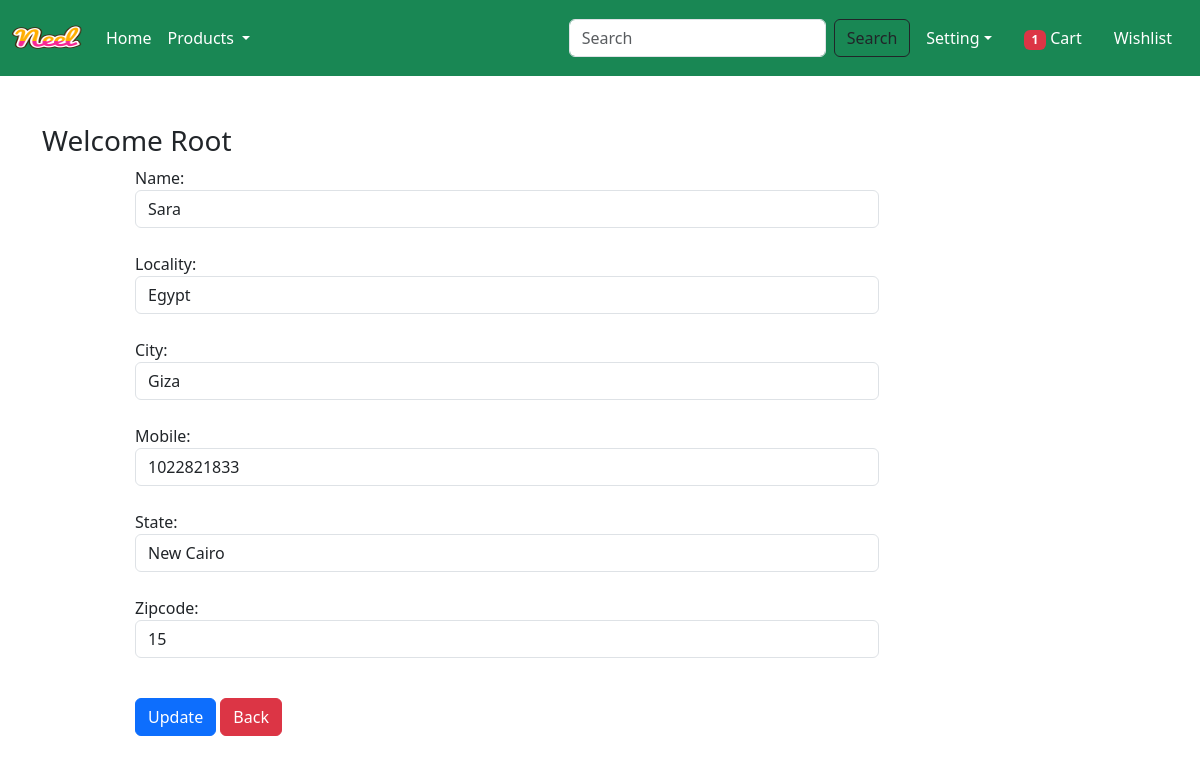
Screenshot of /updateAddress/1 (signed in) with the database file from the repository.
### app/models.py (models this page shows, shortened)
class Customer(models.Model):
    user = models.ForeignKey(User, on_delete=models.CASCADE)
    name = models.CharField(max_length=200)
    locality = models.CharField(max_length=200)
    city = models.CharField(max_length=50)
    mobile = models.IntegerField(default=0)
    zipcode = models.IntegerField()
    state = models.CharField(choices=STATE_CHOICES, max_length=100)

### app/views.py (the view, shortened to what this page needs)
# urls.py: path('updateAddress/<int:pk>', views.updateAddress.as_view(), name='updateAddress'),
@method_decorator(login_required,name='dispatch')
class updateAddress(View):
    def get(self, request, pk):
        add = Customer.objects.get(pk=pk)
        form = CustomerProfileForm(instance=add)
        totalitem = 0
        if request.user.is_authenticated:
            totalitem = len(Cart.objects.filter(user=request.user))
        return render(request, 'app/updateAddress.html', locals())

### app/forms.py
class CustomerProfileForm(forms.ModelForm):
    class Meta:
        model = Customer
        fields = ['name', 'locality', 'city', 'mobile', 'state', 'zipcode']
        widgets={
            'name':forms.TextInput(attrs={'class':'form-control'}),
            'locality':forms.TextInput(attrs={'class':'form-control'}),
            'city':forms.TextInput(attrs={'class':'form-control'}),
            'mobile':forms.NumberInput(attrs={'class':'form-control'}),
            'state':forms.Select(attrs={'class':'form-control'}),
            'zipcode':forms.NumberInput(attrs={'class':'form-control'}),
        }

### app/templates/app/updateAddress.html (shortened to what this page needs)
{% extends 'app/base.html' %}
{% load static %}
{% block main-content %}
<div class="container my-5">
    <div class="row">
        <h3>Welcome <span class="text-capitalize">{{request.user}}</span></h3>
    </div>
    <div class="col-sm-8 offset-sm-1">
        <form action="" method="post">
            {% for fm in form %}
            {{fm.label_tag}} {{fm}} <small class="text-danger">{{fm.errors|striptags}}</small> <br>
            {% endfor %}
            <div class="col-12 mt-3">
                <button typr="submit" class="btn btn-primary">Update</button>
                <a href="{% url 'address' %}" type='button' class='btn btn-danger'>Back</a>
            </div>
        </form>
    </div>
</div>
{% endblock main-content %}

### rows the page displays
Customer: form "Sara" "Egypt" "Giza" "1022821833" "New Cairo" "15"

### other values shown
{{ totalitem }} "1"
{{ request.user }} "Root"
{{ fm.label_tag }} "Name:" "Locality:" "City:" "Mobile:" "State:" "Zipcode:"
